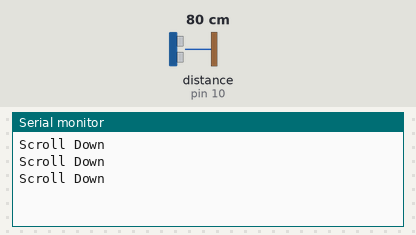
Bench run of a sketch on a simulated Arduino Uno, built with avr-gcc and run on an emulated ATmega328P. On the bench: the last lines printed to the serial monitor. Wiring (inferred from the names in the program): ultrasonic range finder: trigger pin 9; echo pin 10. The inputs (shaded band) are chosen by the test bench; at power-on: distance to the obstacle (sensor on pin 10) 80 cm. The echo pulse lasts 58.3 µs per cm.

Above: at 1.3 s.
1.4 s: distance to the obstacle (sensor on pin 10) set to 33 cm
2.9 s: distance to the obstacle (sensor on pin 10) set to 28 cm
At 3.4 s:
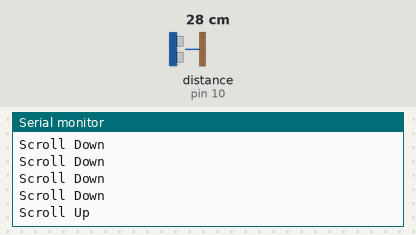
7.0 s: distance to the obstacle (sensor on pin 10) set to 9 cm
At 7.5 s:
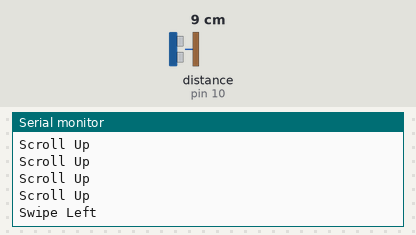
8.5 s: distance to the obstacle (sensor on pin 10) set to 12 cm
At 9.0 s:
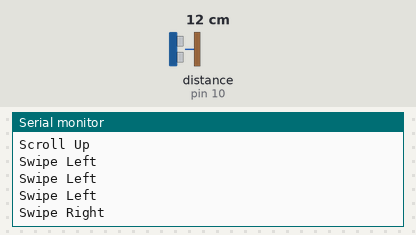

Measured:
- the behaviour switches between 31 and 30 cm on distance to the obstacle (sensor on pin 10) (found by bisection; images 0 and 1)
- the behaviour switches between 10 and 11 cm on distance to the obstacle (sensor on pin 10) (found by bisection; images 2 and 3)
- after the input at 2.9 s, the serial monitor: prints a new line after 0.13 s (image 1)
- after the input at 7.0 s, the serial monitor: prints a new line at once (image 2)
- after the input at 8.5 s, the serial monitor: prints a new line after 0.05 s (image 3)

The sketch:

gesture_ultra.ino
```cpp
//CONTROL YOUR SCREEN SCROLLING USING ONE ULTRASONIC SENSOR

#include <NewPing.h>

#define trigPin 9

#define echoPin 10

void setup() {
    Serial.begin(9600);
    pinMode(trigPin, OUTPUT);
    pinMode(echoPin, INPUT);
}

void loop() {
    long duration, distance;

    // Clear the trigPin condition
    digitalWrite(trigPin, LOW);
    delayMicroseconds(2);

    // Set the trigPin HIGH for 10 microseconds
    digitalWrite(trigPin, HIGH);
    delayMicroseconds(10);
    digitalWrite(trigPin, LOW);

    // Read the echoPin, return time in microseconds
    duration = pulseIn(echoPin, HIGH);

    // Calculate distance in cm
    distance = duration * 0.034 / 2; // Speed of sound is 0.034 cm/µs

    // Check distance and send commands based on thresholds
    if (distance < 10) {
        Serial.println("Swipe Left"); // Hand is very close
    } else if (distance >= 10 && distance < 20) {
        Serial.println("Swipe Right"); // Hand is moderately close
    } else if (distance >= 20 && distance < 30) {
        Serial.println("Scroll Up"); // Hand is further away
    } else if (distance >= 30) {
        Serial.println("Scroll Down"); // Hand is at a safe distance
    }

    delay(500); // Delay for stability
}
```
